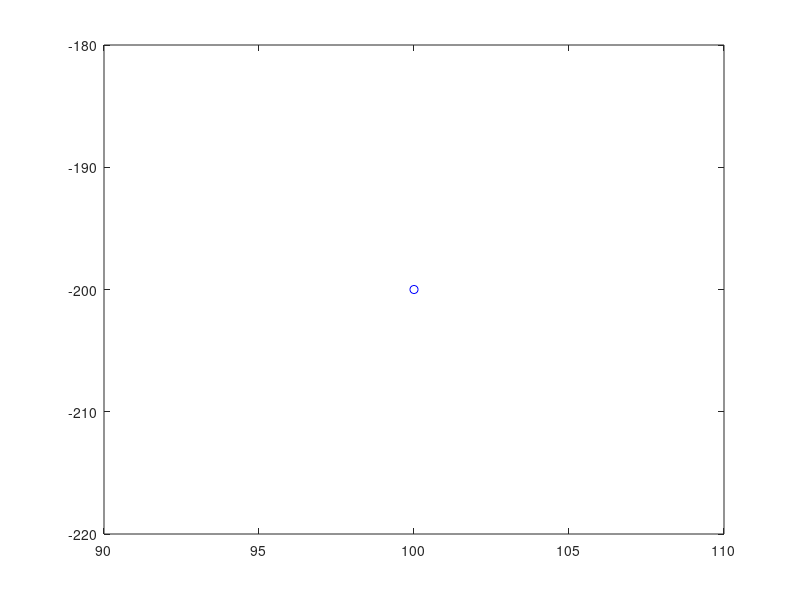

Source code (MATLAB):
%% Bresenham Line Algorithm (basic) works for 0 < k < 1
% figure; hold on 
c='bo';
h1=0; v1=0; h2=100; v2=-200; % Line1
% h1=50; v1=-20; h2=80; v2=-40; % Line2
% h1=30; v1=-60; h2=60; v2=-40; % Line3
% h1=10; v1=-70; h2=85; v2=10; % Line4
Dx=(h2-h1); Dy=(v2-v1); 
Slope=abs(Dy/Dx);% Slope
InvSlope=abs(Dx/Dy);% Inv Slope
Error=0;
%========================================
if Slope>=1
    if (h1<=h2)
        hStep = 1;
    else
        hStep = -1;
    end
    h=h1;
    if (v1 <= v2)
       for v=v1:v2
           plot(h,v,c);
           Error=Error+InvSlope;
           if Error>=0.5
               h=h+hStep; Error=Error-1;
           end
       end
    else
        for v=v1:-1:v2
            plot(h,v,c);
            Error=Error+InvSlope;
            if Error>=0.5
                h=h+hStep; Error=Error-1;
            end
        end
    end
else
    if (v1<=v2)
        vStep = 1;
    else
        vStep = -1;
    end
    v=v1;
    if (h1 <= h2)
       for h=h1:h2
           plot(h,v,c);
           Error=Error+Slope;
           if Error>=0.5
               v=v+vStep; Error=Error-1;
           end
       end
    else
        for h=h1:-1:h2
            plot(h,v,c);
            Error=Error+Slope;
            if Error>=0.5
                v=v+hStep; Error=Error-1;
            end
        end
    end
end


















